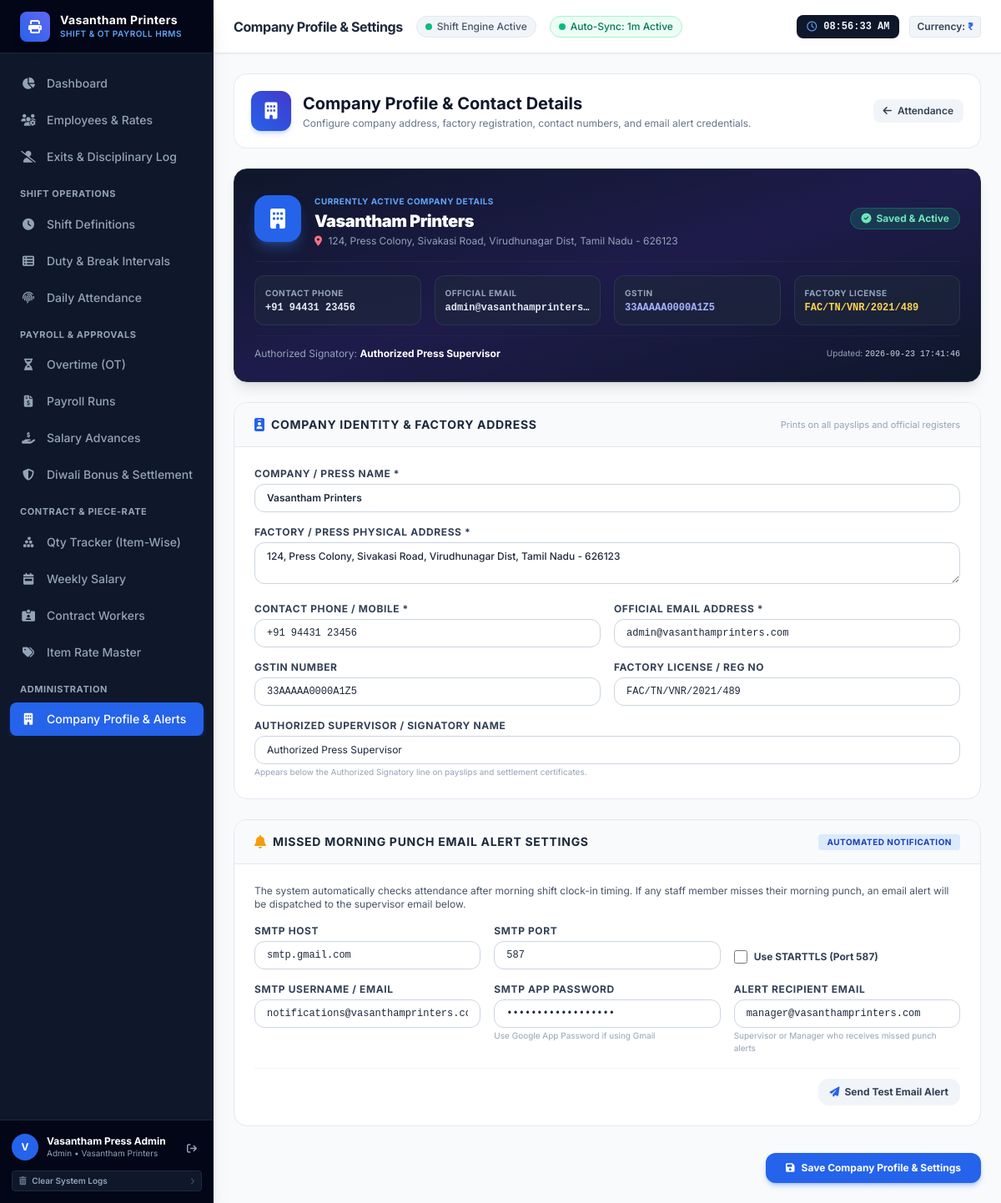
Page /settings/company (signed in) on the earlier database version.
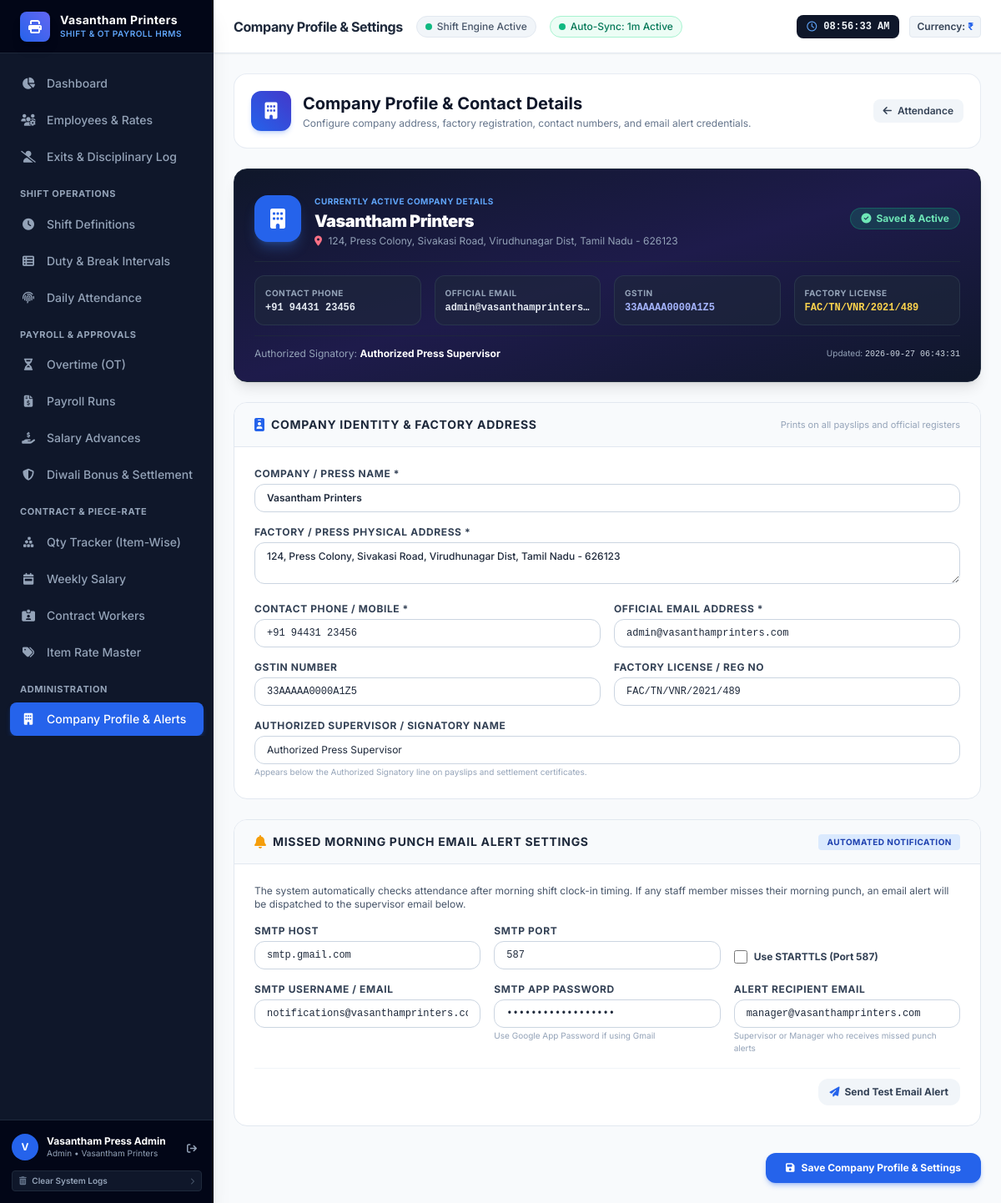
Same page on the later database version.
### tables this page shows
CREATE TABLE company_settings (
        id INTEGER PRIMARY KEY AUTOINCREMENT,
        company_name TEXT NOT NULL DEFAULT 'Apex Manufacturing & Tech Solutions',
        currency_symbol TEXT NOT NULL DEFAULT '₹',
        default_ot_multiplier REAL NOT NULL DEFAULT 1.5,
        weekend_ot_multiplier REAL NOT NULL DEFAULT 2.0,
        holiday_ot_multiplier REAL NOT NULL DEFAULT 2.0,
        standard_month_days INTEGER NOT NULL DEFAULT 26,
        standard_day_hours REAL NOT NULL DEFAULT 8.0,
        updated_at TIMESTAMP DEFAULT CURRENT_TIMESTAMP
    , biometric_device_ip TEXT NOT NULL DEFAULT '192.168.101.201', biometric_device_port INTEGER NOT NULL DEFAULT 4370, biometric_auto_sync_enabled INTEGER NOT NULL DEFAULT 1, biometric_auto_sync_interval INTEGER NOT NULL DEFAULT 60, biometric_last_sync_time TEXT, biometric_last_sync_status TEXT NOT NULL DEFAULT 'IDLE', biometric_last_sync_message TEXT, biometric_auto_sync_count INTEGER NOT NULL DEFAULT 0, address TEXT NOT NULL DEFAULT '124, Press Colony, Sivakasi Road, Virudhunagar Dist, Tamil Nadu - 626123', phone TEXT NOT NULL DEFAULT '+91 94431 23456', email TEXT NOT NULL DEFAULT 'admin@vasanthamprinters.com', gstin TEXT NOT NULL DEFAULT '33AAAAA0000A1Z5', factory_license_no TEXT NOT NULL DEFAULT 'FAC/TN/VNR/2021/489', supervisor_name TEXT NOT NULL DEFAULT 'Authorized Press Supervisor', smtp_host TEXT NOT NULL DEFAULT 'smtp.gmail.com', smtp_port INTEGER NOT NULL DEFAULT 587, smtp_user TEXT NOT NULL DEFAULT '', smtp_password TEXT NOT NULL DEFAULT '', smtp_use_tls INTEGER NOT NULL DEFAULT 1, alert_recipient_email TEXT NOT NULL DEFAULT 'supervisor@vasanthamprinters.com');

### routes/settings.py (the view, shortened to what this page needs)
@settings_bp.route("/company", methods=["GET", "POST"])
@login_required
def company_profile():
    conn = get_db_connection()
    cursor = conn.cursor()
    cursor.execute("SELECT * FROM company_settings LIMIT 1")
    settings = dict(cursor.fetchone() or {})
    conn.close()
    return render_template("settings/company.html", settings=settings)

### database.py (called while the page is built)
def get_db_connection():
    db_path = os.environ.get("HRMS_DB_PATH", DB_PATH)
    conn = sqlite3.connect(db_path, timeout=30.0)
    conn.row_factory = sqlite3.Row
    conn.execute("PRAGMA foreign_keys = ON;")
    conn.execute("PRAGMA journal_mode = WAL;")
    conn.execute("PRAGMA synchronous = NORMAL;")
    conn.execute("PRAGMA busy_timeout = 30000;")
    return conn

### models/auto_sync.py (called while the page is built)
def get_syncer():
    global _syncer_instance
    if _syncer_instance is None:
        _syncer_instance = BiometricAutoSyncer(interval_seconds=60, days_back=7)
    return _syncer_instance

def get_auto_sync_status():
    syncer = get_syncer()
    return syncer.get_status()

### templates/settings/company.html (shortened to what the changed rows need)
{% extends "base.html" %}
{% block header_title %}Company Profile & Settings{% endblock %}
{% block content %}
<div class="max-w-4xl mx-auto space-y-6">
    <div class="flex flex-col sm:flex-row sm:items-center justify-between gap-4 bg-white p-5 rounded-2xl border border-slate-200/80 shadow-xs">
        <div class="flex items-center space-x-3.5">
            <div>
                <h1 class="text-xl font-bold text-slate-900">Company Profile & Contact Details</h1>
            </div>
        </div>
    </div>
    <div class="bg-gradient-to-br from-slate-900 via-indigo-950 to-slate-900 text-white p-6 rounded-2xl shadow-lg border border-slate-800">
        <div class="flex flex-col md:flex-row md:items-center justify-between gap-4 border-b border-slate-800 pb-4">
            <div class="flex items-center space-x-4">
                <div>
                    <span class="text-[10px] font-bold uppercase tracking-wider text-blue-400">Currently Active Company Details</span>
                    <h2 class="text-xl font-black tracking-tight text-white">{{ settings.company_name or 'Vasantham Printers' }}</h2>
                    <p class="text-xs text-slate-400 mt-0.5"><i class="fas fa-location-dot text-rose-400 mr-1"></i> {{ settings.address or 'Address not set' }}</p>
                </div>
            </div>
        </div>
        <div class="grid grid-cols-2 sm:grid-cols-4 gap-4 pt-4 text-xs">
            <div class="bg-slate-800/60 p-3 rounded-xl border border-slate-700/60">
                <span class="text-[10px] font-bold text-slate-400 uppercase tracking-wider block">Contact Phone</span>
                <span class="font-mono font-bold text-slate-200 mt-0.5 block">{{ settings.phone or 'N/A' }}</span>
            </div>
            <div class="bg-slate-800/60 p-3 rounded-xl border border-slate-700/60">
                <span class="text-[10px] font-bold text-slate-400 uppercase tracking-wider block">Official Email</span>
                <span class="font-mono font-bold text-slate-200 mt-0.5 block truncate">{{ settings.email or 'N/A' }}</span>
            </div>
            <div class="bg-slate-800/60 p-3 rounded-xl border border-slate-700/60">
                <span class="text-[10px] font-bold text-slate-400 uppercase tracking-wider block">GSTIN</span>
                <span class="font-mono font-bold text-indigo-300 mt-0.5 block">{{ settings.gstin or 'N/A' }}</span>
            </div>
            <div class="bg-slate-800/60 p-3 rounded-xl border border-slate-700/60">
                <span class="text-[10px] font-bold text-slate-400 uppercase tracking-wider block">Factory License</span>
                <span class="font-mono font-bold text-amber-300 mt-0.5 block">{{ settings.factory_license_no or 'N/A' }}</span>
            </div>
        </div>
        {% if settings.supervisor_name %}
        <div class="mt-3 pt-3 border-t border-slate-800/80 flex items-center justify-between text-xs text-slate-400">
            <span>Authorized Signatory: <strong class="text-white">{{ settings.supervisor_name }}</strong></span>
            <span class="text-[10px]">Updated: <span class="font-mono text-slate-300">{{ settings.updated_at }}</span></span>
        </div>
        {% endif %}
    </div>
    <form method="POST" action="{{ url_for('settings.company_profile') }}" class="space-y-6">
        <div class="bg-white rounded-2xl border border-slate-200 shadow-xs overflow-hidden">
            <div class="p-6 grid grid-cols-1 md:grid-cols-2 gap-4">
                <div class="md:col-span-2">
                    <label class="block text-xs font-bold text-slate-700 uppercase tracking-wider mb-1">Company / Press Name *</label>
                    <input type="text" name="company_name" value="{{ settings.company_name }}" required
                           class="w-full px-3.5 py-2 text-xs font-semibold rounded-xl border border-slate-300 focus:ring-2 focus:ring-blue-600 focus:outline-hidden">
                </div>
                <div class="md:col-span-2">
                    <label class="block text-xs font-bold text-slate-700 uppercase tracking-wider mb-1">Factory / Press Physical Address *</label>
                    <textarea name="address" rows="2" required placeholder="Street, Industrial Estate, Town/City, Pincode, State"
                              class="w-full px-3.5 py-2 text-xs font-medium rounded-xl border border-slate-300 focus:ring-2 focus:ring-blue-600 focus:outline-hidden">{{ settings.address }}</textarea>
                </div>
                <div>
                    <label class="block text-xs font-bold text-slate-700 uppercase tracking-wider mb-1">Contact Phone / Mobile *</label>
                    <input type="text" name="phone" value="{{ settings.phone }}" required placeholder="+91 94431 23456"
                           class="w-full px-3.5 py-2 text-xs font-mono rounded-xl border border-slate-300 focus:ring-2 focus:ring-blue-600 focus:outline-hidden">
                </div>
                <div>
                    <label class="block text-xs font-bold text-slate-700 uppercase tracking-wider mb-1">Official Email Address *</label>
                    <input type="email" name="email" value="{{ settings.email }}" required placeholder="press@vasanthamprinters.com"
                           class="w-full px-3.5 py-2 text-xs font-mono rounded-xl border border-slate-300 focus:ring-2 focus:ring-blue-600 focus:outline-hidden">
                </div>
                <div>
                    <label class="block text-xs font-bold text-slate-700 uppercase tracking-wider mb-1">GSTIN Number</label>
                    <input type="text" name="gstin" value="{{ settings.gstin }}" placeholder="33AAAAA0000A1Z5"
                           class="w-full px-3.5 py-2 text-xs font-mono uppercase rounded-xl border border-slate-300 focus:ring-2 focus:ring-blue-600 focus:outline-hidden">
                </div>
                <div>
                    <label class="block text-xs font-bold text-slate-700 uppercase tracking-wider mb-1">Factory License / Reg No</label>
                    <input type="text" name="factory_license_no" value="{{ settings.factory_license_no }}" placeholder="FAC/TN/2026/001"
                           class="w-full px-3.5 py-2 text-xs font-mono rounded-xl border border-slate-300 focus:ring-2 focus:ring-blue-600 focus:outline-hidden">
                </div>
                <div class="md:col-span-2">
                    <label class="block text-xs font-bold text-slate-700 uppercase tracking-wider mb-1">Authorized Supervisor / Signatory Name</label>
                    <input type="text" name="supervisor_name" value="{{ settings.supervisor_name }}" placeholder="Press Supervisor / Factory Manager"
                           class="w-full px-3.5 py-2 text-xs rounded-xl border border-slate-300 focus:ring-2 focus:ring-blue-600 focus:outline-hidden">
                    <p class="text-[10px] text-slate-400 mt-0.5">Appears below the Authorized Signatory line on payslips and settlement certificates.</p>
                </div>
            </div>
        </div>
        <div class="bg-white rounded-2xl border border-slate-200 shadow-xs overflow-hidden">
            <div class="p-6 space-y-4">
                <div class="grid grid-cols-1 md:grid-cols-3 gap-4">
                    <div>
                        <label class="block text-xs font-bold text-slate-700 uppercase tracking-wider mb-1">SMTP Host</label>
                        <input type="text" name="smtp_host" value="{{ settings.smtp_host or 'smtp.gmail.com' }}" placeholder="smtp.gmail.com"
                               class="w-full px-3.5 py-2 text-xs font-mono rounded-xl border border-slate-300 focus:ring-2 focus:ring-blue-600 focus:outline-hidden">
                    </div>
                    <div>
                        <label class="block text-xs font-bold text-slate-700 uppercase tracking-wider mb-1">SMTP Port</label>
                        <input type="number" name="smtp_port" value="{{ settings.smtp_port or 587 }}" placeholder="587"
                               class="w-full px-3.5 py-2 text-xs font-mono rounded-xl border border-slate-300 focus:ring-2 focus:ring-blue-600 focus:outline-hidden">
                    </div>
                    <div class="flex items-center pt-6">
                        <label class="inline-flex items-center cursor-pointer">
                            <input type="checkbox" name="smtp_use_tls" value="1" {% if settings.smtp_use_tls %}checked{% endif %} class="rounded text-blue-600 focus:ring-blue-500 h-4 w-4">
                            <span class="ml-2 text-xs font-bold text-slate-700">Use STARTTLS (Port 587)</span>
                        </label>
                    </div>
                    <div>
                        <label class="block text-xs font-bold text-slate-700 uppercase tracking-wider mb-1">SMTP Username / Email</label>
                        <input type="email" name="smtp_user" value="{{ settings.smtp_user or '' }}" placeholder="your-email@gmail.com"
                               class="w-full px-3.5 py-2 text-xs font-mono rounded-xl border border-slate-300 focus:ring-2 focus:ring-blue-600 focus:outline-hidden">
                    </div>
                    <div>
                        <label class="block text-xs font-bold text-slate-700 uppercase tracking-wider mb-1">SMTP App Password</label>
                        <input type="password" name="smtp_password" value="{{ settings.smtp_password or '' }}" placeholder="16-character App Password"
                               class="w-full px-3.5 py-2 text-xs font-mono rounded-xl border border-slate-300 focus:ring-2 focus:ring-blue-600 focus:outline-hidden">
                        <span class="text-[10px] text-slate-400 block mt-0.5">Use Google App Password if using Gmail</span>
                    </div>
                    <div>
                        <label class="block text-xs font-bold text-slate-700 uppercase tracking-wider mb-1">Alert Recipient Email</label>
                        <input type="email" name="alert_recipient_email" value="{{ settings.alert_recipient_email or '' }}" placeholder="supervisor@vasanthamprinters.com (defaults to company email)"
                               class="w-full px-3.5 py-2 text-xs font-mono rounded-xl border border-slate-300 focus:ring-2 focus:ring-blue-600 focus:outline-hidden">
                        <span class="text-[10px] text-slate-400 block mt-0.5">Supervisor or Manager who receives missed punch alerts</span>
                    </div>
                </div>
            </div>
        </div>
    </form>
</div>
{% endblock %}

### templates/base.html (shortened to what the changed rows need)
<!DOCTYPE html>
<html lang="en">
<head>
    <script src="https://cdn.tailwindcss.com"></script>
    <link rel="stylesheet" href="https://cdnjs.cloudflare.com/ajax/libs/font-awesome/6.5.1/css/all.min.css">
    <link rel="stylesheet" href="{{ url_for('static', filename='css/custom.css') }}">
</head>
<body class="bg-slate-100 text-slate-800 flex h-screen overflow-hidden antialiased">
    <aside class="w-64 bg-slate-900 text-slate-300 flex flex-col justify-between flex-shrink-0 z-20 shadow-xl select-none">
        <div class="overflow-y-auto">
            <div class="h-16 px-6 bg-slate-950 flex items-center justify-between border-b border-slate-800">
                <div class="flex items-center space-x-3">
                    <div>
                        <h1 class="text-sm font-bold tracking-wide text-white leading-tight">{{ company_info.company_name }}</h1>
                        <p class="text-[10px] text-blue-400 uppercase font-semibold tracking-wider">Shift & OT Payroll HRMS</p>
                    </div>
                </div>
            </div>
        </div>
        <div class="p-3.5 border-t border-slate-800 bg-slate-950 flex flex-col space-y-2.5">
            <div class="flex items-center justify-between">
                <div class="flex items-center space-x-2.5 overflow-hidden">
                    <div class="overflow-hidden">
                        <p class="text-xs font-bold text-white truncate leading-tight">{{ current_user.full_name if current_user else 'HR Administrator' }}</p>
                        <p class="text-[10px] text-slate-400 truncate">{{ current_user.role|capitalize if current_user else 'Admin' }} • {{ company_info.company_name }}</p>
                    </div>
                </div>
            </div>
        </div>
    </aside>
    <div class="flex-1 flex flex-col min-w-0 overflow-hidden main-content">
        <header class="h-16 bg-white border-b border-slate-200 flex items-center justify-between px-6 z-10 select-none shadow-sm flex-shrink-0">
            <div class="flex items-center space-x-4">
                <h2 class="text-base font-bold text-slate-800 tracking-tight">
                    {% block header_title %}Overview{% endblock %}
                </h2>
            </div>
            <div class="flex items-center space-x-3">
                <span class="hidden md:inline-block px-2 py-1 text-xs font-semibold bg-slate-100 text-slate-700 rounded border border-slate-200">
                    Currency: <span class="font-bold text-blue-600">{{ company_info.currency_symbol }}</span>
                </span>
            </div>
        </header>
        <main class="flex-1 overflow-y-auto p-6 bg-slate-50">
            {% block content %}{% endblock %}
        </main>
    </div>
</body>
</html>

Differences in the rows shown:
changed company_settings "Vasantham Printers": updated_at "2026-09-23 17:41:46" → "2026-09-27 06:43:31"
